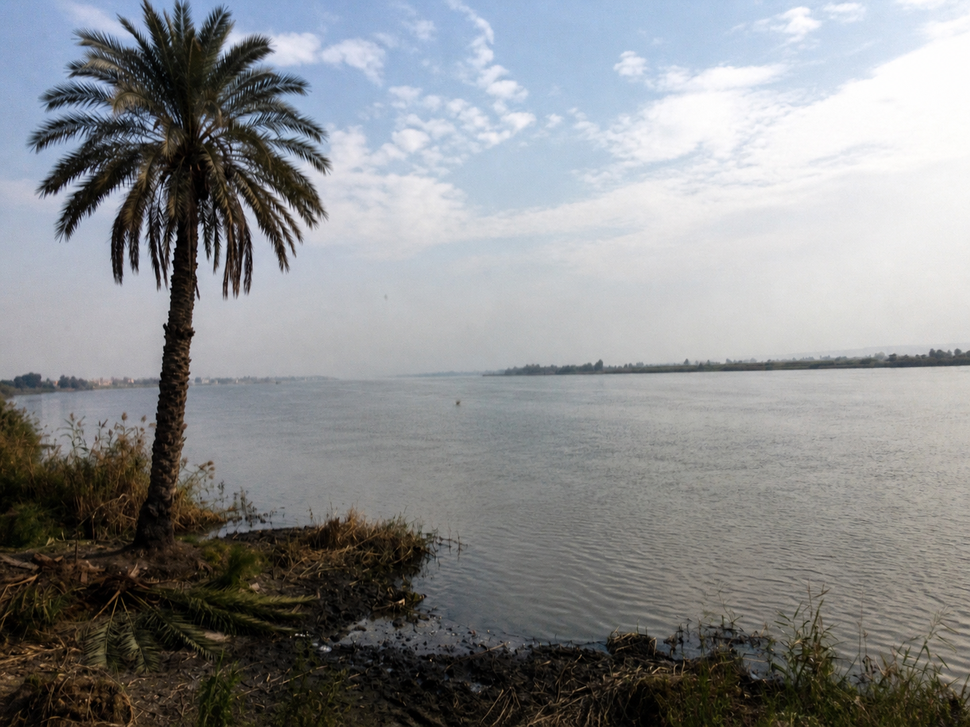
#> input picture notai/ai_image.png, 970 x 727 px, shrunk from 1448 x 1086 before the run
$ python de_ai_ifier.py ai_image.png out.png
#> lines starting #> are read from the running program, lines starting #| are printed output that depends on the picture
import os
import numpy as np
from PIL import Image, ImageFilter, ImageEnhance
import argparse

def add_film_grain(img, intensity=0.04):
    """Add random noise (film grain) to the image."""
    img_array = np.array(img)
    # Generate Gaussian noise
    noise = np.random.normal(0, intensity * 255, img_array.shape)
    # Add noise and clip values to valid range
    noisy_img_array = np.clip(img_array + noise, 0, 255).astype(np.uint8)
    return Image.fromarray(noisy_img_array)

def apply_vignette(img, intensity=0.3):
    """Apply a subtle vignette effect to the edges."""
    width, height = img.size
    # Create coordinate grid
    x, y = np.meshgrid(np.linspace(-1, 1, width), np.linspace(-1, 1, height))
    radius = np.sqrt(x**2 + y**2)

    # Calculate mask
    mask = 1 - np.clip(radius - 0.5, 0, 1) * intensity

    img_array = np.array(img)
    if len(img_array.shape) == 3:
        mask = np.expand_dims(mask, axis=-1)

    vignette_img_array = np.clip(img_array * mask, 0, 255).astype(np.uint8)
    return Image.fromarray(vignette_img_array)

def make_less_ai(input_path, output_path):
    """Process an image to make it look more like a real photograph."""
#> called with input_path = 'ai_image.png', output_path = 'out.png'
    try:
        print(f"Loading {input_path}...")
        img = Image.open(input_path).convert('RGB')
#> img is the input picture: PIL image 970x727 RGB; mean R, G, B 137.2, 139, 140.9

        # 1. Soften the image slightly to remove AI hyper-sharpness
        img = img.filter(ImageFilter.GaussianBlur(radius=0.4))

        # 2. Reduce contrast slightly (mimics flat film profiles)
        contrast_enhancer = ImageEnhance.Contrast(img)
        img = contrast_enhancer.enhance(0.9)

        # 3. Reduce saturation slightly (AI tends to over-saturate)
        color_enhancer = ImageEnhance.Color(img)
        img = color_enhancer.enhance(0.85)

        # 4. Add film grain
        img = add_film_grain(img, intensity=0.035)

        # 5. Add vignette
        img = apply_vignette(img, intensity=0.35)
#> in apply_vignette, `vignette_img_array = np.clip(img_array * mask, 0, 255).astype(np.uint8)`:
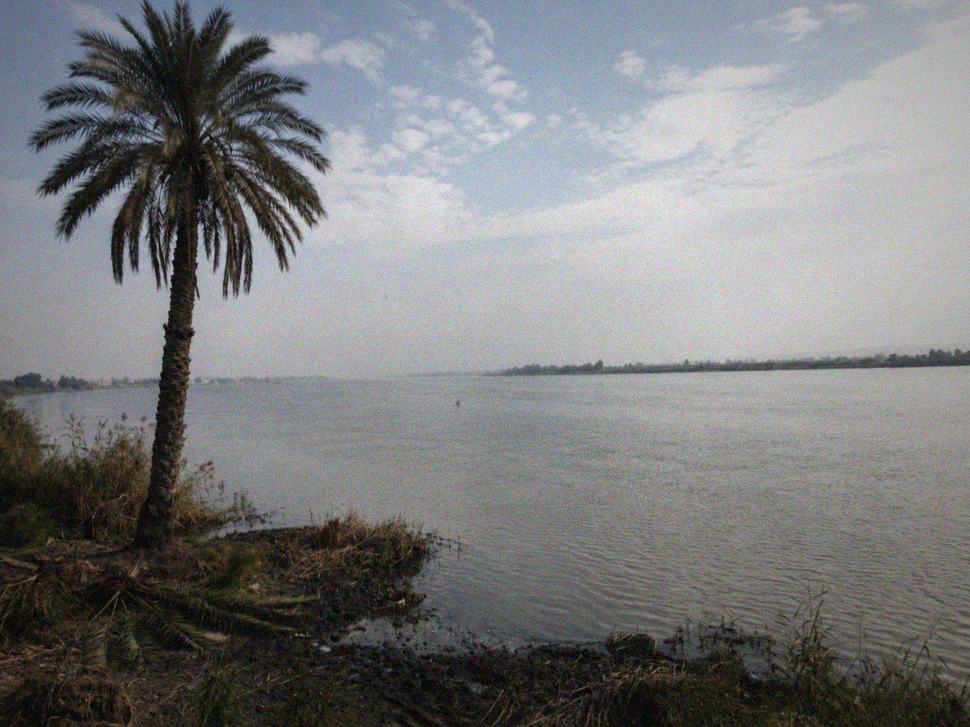
#> vignette_img_array: shape (727, 970, 3); mean R, G, B 122.7, 124.1, 125.3

        # Ensure output directory exists
        os.makedirs(os.path.dirname(os.path.abspath(output_path)), exist_ok=True)

        # Save the result
        img.save(output_path, quality=95)
        print(f"✅ Successfully processed and saved to: {output_path}")
        return True

    except Exception as e:
        print(f"❌ Error processing {input_path}: {e}")
        return False

if __name__ == "__main__":
    parser = argparse.ArgumentParser(description="Process an AI image to make it look like a real photograph.")
    parser.add_argument("input", help="Path to the original AI generated image")
    parser.add_argument("output", help="Path to save the processed image")

    args = parser.parse_args()

    make_less_ai(args.input, args.output)
